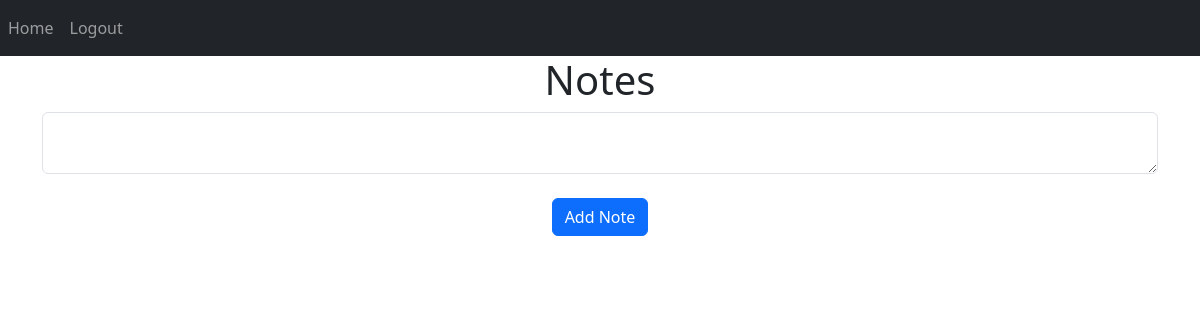
Page / (signed in) on the earlier database version.
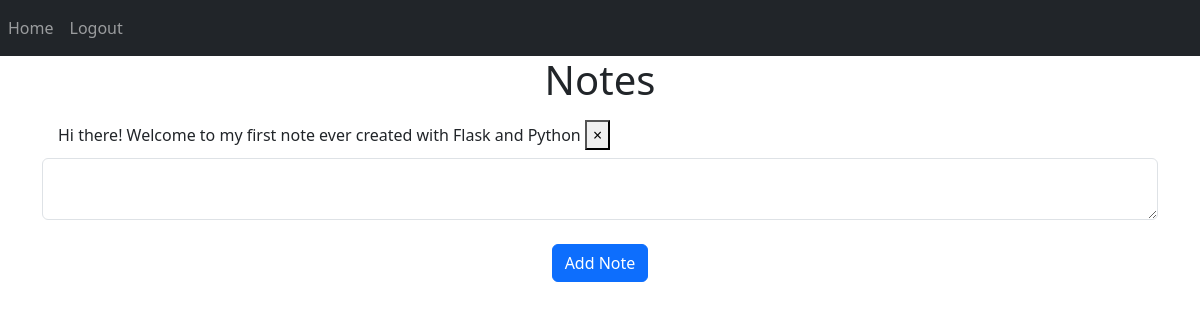
Same page on the later database version.
### website/db_modules.py (models this page shows)
class Note(db.Model):
    id = db.Column(db.Integer, primary_key=True)
    data = db.Column(db.String(10000))
    date = db.Column(db.DateTime(timezone=True), default=func.now())
    user_id = db.Column(db.Integer, db.ForeignKey('user.id'))

### website/views.py (the view, shortened to what this page needs)
@views.route('/', methods=['GET', 'POST'])
@login_required
def home():
    return render_template("home.html", user=current_user)

### website/__init__.py (called while the page is built)
def create_app():
    app = Flask(__name__)
    app.config['SECRET_KEY'] = 'EYSvJCa;McG_29 8t?CFX#5J5@$LPX'
    app.config['SQLALCHEMY_DATABASE_URI'] = f'sqlite:///{DB_NAME}'
    db.init_app(app)
    from .views import views
    from .auth import auth
    app.register_blueprint(views, url_prefex='/')
    app.register_blueprint(auth, url_prefex='/')
    from .db_modules import User, Note
    with app.app_context():
        db.create_all()
    login_manager = LoginManager()
    login_manager.login_view = 'auth.login'
    login_manager.init_app(app)
    @login_manager.user_loader
    def load_user(id):
        return User.query.get(int(id))
    return app

### website/templates/home.html (shortened to what this page needs)
{% extends "base.html" %}
{% block content %}
<h1 align="center">Notes</h1>
<ul class="list-group list-group-flush" id="notes">
    {% for note in user.notes %}
    <li class="list-group-item">{{ note.data }}
        <button type="button" class="close" onClick="deleteNote({{ note.id }})">
            <span aria-hidden="true">&times;</span>
        </button>
    </li>
    {% endfor %}
</ul>
<form method="post">
    <textarea name="note" id="note" class="form-control"></textarea>
    <br>
    <div align="center">
        <button type="submit" class="btn btn-primary">Add Note</button>
    </div>
</form>
{% endblock %}

### website/templates/base.html (shortened to what this page needs)
<!DOCTYPE html>
<html lang="en">
<head>
    <link href="https://cdn.jsdelivr.net/npm/bootstrap@5.3.3/dist/css/bootstrap.min.css" rel="stylesheet"
>
    <link rel="stylesheet" href="https://cdnjs.cloudflare.com/ajax/libs/font-awesome/6.5.2/css/all.min.css"
 />
</head>
<body>
    <nav class="navbar navbar-expand-lg navbar-dark bg-dark">
        <div class="collapse navbar-collapse" id="navbar">
            <div class="navbar-nav">
                {% if user.is_authenticated %}
                <a class="nav-item nav-link" id="home" href="/">Home</a>
                <a class="nav-item nav-link" id="logout" href="/logout">Logout</a>
                {% else %}
                <a class="nav-item nav-link" id="login" href="/login">Login</a>
                <a class="nav-item nav-link" id="signUp" href="/sign-up">Sign Up</a>
                {% endif %}
            </div>
        </div>
    </nav>
    <div class="container">
        {% block content %}
        {% endblock %}
    </div>
</body>
</html>

Differences in the rows shown:
added Note: data "Hi there! Welcome to my first note ever created with Flask and Python"
